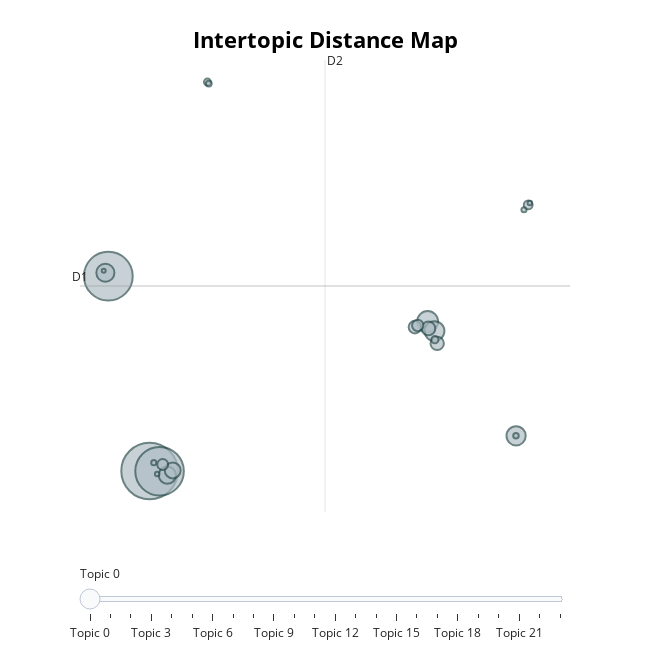

This figure's notebook cell:
### Markdown cell above
Visualización

### Code cell
model.visualize_topics()

### Figure 1 — Plotly figure (JSON) as saved in the notebook; plotly's stock layout.template omitted (floating-point values rounded to 4 significant figures)
{"data": [{"customdata": [[0, "alicia | proyecto | debería | debe | si", 2205], [1, "reputación | transparencia | ser | transparente | mantener", 1639], [2, "proyecto | criterios | técnicos | usuario | usuarios", 1623], [3, "pandemia | contexto | acuerdos | condiciones | proyecto", 301], [4, "acuerdos | cumplir | condiciones | acuerdo | contexto", 273], [5, "trabajo | bien | entregar | hecho | mejor", 254], [6, "producto | calidad | entregar | importante | tiempo", 225], [7, "proyecto | fallas | consecuencias | mal | si", 207], [8, "multas | multa | pagar | entregar | sanciones", 174], [9, "mundial | contingencia | acuerdos | contexto | debido", 130], [10, "plazos | cumplir | plazo | contexto | siempre", 123], [11, "opinión | grupo | argumentos | compañeros | discusión", 108], [12, "contexto | adaptarse | contextuales | importante | cosas", 90], [13, "usuario | usuarios | importante | necesidades | debe", 82], [14, "mismo | acordo | idem | lo | anteriores", 53], [15, "contrato | servicio | plazos | intentaria | plazo", 36], [16, "ética | ético | trabajo | hecho | éticos", 33], [17, "salud | depender | consecuencias | trabajadores | sobrepone", 23], [18, "rápido | mejor | hecho | entregar | tarde", 21], [19, "debe | cumplir | seamos | responsabilidaded | conclocprometidp", 18], [20, "seguridad | técnicos | criterios | importante | mayores", 18], [21, "100 | tarea | funcional | pidieron | hecha", 14], [22, "mantengo | postura | fase | mejorada | posicion", 14], [23, "calidad | demore | detalles | diablo | hablan", 11]], "hovertemplate": "<b>Topic %{customdata[0]}</b><br>%{customdata[1]}<br>Size: %{customdata[2]}", "legendgroup": "", "marker": {"color": "#B0BEC5", "line": {"color": "DarkSlateGrey", "width": 2}, "size": [2205, 1639, 1623, 301, 273, 254, 225, 207, 174, 130, 123, 108, 90, 82, 53, 36, 33, 23, 21, 18, 18, 14, 14, 11], "sizemode": "area", "sizeref": 1.378, "symbol": "circle"}, "mode": "markers", "name": "", "orientation": "v", "showlegend": false, "type": "scatter", "x": [-6.675, -9.128, -6.081, 9.863, 10.27, 15.12, -9.303, -5.618, -5.3, 9.91, 10.43, 9.105, 9.276, -5.894, 15.84, 10.29, -3.235, -3.154, 15.12, 15.59, -6.425, -6.222, 15.94, -9.403], "xaxis": "x", "y": [-12.46, -2.429, -12.48, -4.768, -5.258, -10.65, -2.254, -12.68, -12.44, -5.123, -5.892, -5.055, -4.972, -12.13, 1.24, -5.701, 7.57, 7.489, -10.65, 0.9887, -12.04, -12.63, 1.335, -2.155], "yaxis": "y"}], "layout": {"annotations": [{"showarrow": false, "text": "D1", "x": -10.81, "y": -2.936, "yshift": 10}, {"showarrow": false, "text": "D2", "x": 3.758, "xshift": 10, "y": 8.706}], "height": 650, "hoverlabel": {"bgcolor": "white", "font": {"family": "Rockwell", "size": 16}}, "legend": {"itemsizing": "constant", "tracegroupgap": 0}, "margin": {"t": 60}, "shapes": [{"line": {"color": "#CFD8DC", "width": 2}, "type": "line", "x0": 3.758, "x1": 3.758, "y0": -14.58, "y1": 8.706}, {"line": {"color": "#9E9E9E", "width": 2}, "type": "line", "x0": -10.81, "x1": 18.33, "y0": -2.936, "y1": -2.936}], "sliders": [{"active": 0, "pad": {"t": 50}, "steps": [{"args": [{"marker.color": [["red", "#B0BEC5", "#B0BEC5", "#B0BEC5", "#B0BEC5", "#B0BEC5", "#B0BEC5", "#B0BEC5", "#B0BEC5", "#B0BEC5", "#B0BEC5", "#B0BEC5", "#B0BEC5", "#B0BEC5", "#B0BEC5", "#B0BEC5", "#B0BEC5", "#B0BEC5", "#B0BEC5", "#B0BEC5", "#B0BEC5", "#B0BEC5", "#B0BEC5", "#B0BEC5"]]}], "label": "Topic 0", "method": "update"}, {"args": [{"marker.color": [["#B0BEC5", "red", "#B0BEC5", "#B0BEC5", "#B0BEC5", "#B0BEC5", "#B0BEC5", "#B0BEC5", "#B0BEC5", "#B0BEC5", "#B0BEC5", "#B0BEC5", "#B0BEC5", "#B0BEC5", "#B0BEC5", "#B0BEC5", "#B0BEC5", "#B0BEC5", "#B0BEC5", "#B0BEC5", "#B0BEC5", "#B0BEC5", "#B0BEC5", "#B0BEC5"]]}], "label": "Topic 1", "method": "update"}, {"args": [{"marker.color": [["#B0BEC5", "#B0BEC5", "red", "#B0BEC5", "#B0BEC5", "#B0BEC5", "#B0BEC5", "#B0BEC5", "#B0BEC5", "#B0BEC5", "#B0BEC5", "#B0BEC5", "#B0BEC5", "#B0BEC5", "#B0BEC5", "#B0BEC5", "#B0BEC5", "#B0BEC5", "#B0BEC5", "#B0BEC5", "#B0BEC5", "#B0BEC5", "#B0BEC5", "#B0BEC5"]]}], "label": "Topic 2", "method": "update"}, {"args": [{"marker.color": [["#B0BEC5", "#B0BEC5", "#B0BEC5", "red", "#B0BEC5", "#B0BEC5", "#B0BEC5", "#B0BEC5", "#B0BEC5", "#B0BEC5", "#B0BEC5", "#B0BEC5", "#B0BEC5", "#B0BEC5", "#B0BEC5", "#B0BEC5", "#B0BEC5", "#B0BEC5", "#B0BEC5", "#B0BEC5", "#B0BEC5", "#B0BEC5", "#B0BEC5", "#B0BEC5"]]}], "label": "Topic 3", "method": "update"}, {"args": [{"marker.color": [["#B0BEC5", "#B0BEC5", "#B0BEC5", "#B0BEC5", "red", "#B0BEC5", "#B0BEC5", "#B0BEC5", "#B0BEC5", "#B0BEC5", "#B0BEC5", "#B0BEC5", "#B0BEC5", "#B0BEC5", "#B0BEC5", "#B0BEC5", "#B0BEC5", "#B0BEC5", "#B0BEC5", "#B0BEC5", "#B0BEC5", "#B0BEC5", "#B0BEC5", "#B0BEC5"]]}], "label": "Topic 4", "method": "update"}, {"args": [{"marker.color": [["#B0BEC5", "#B0BEC5", "#B0BEC5", "#B0BEC5", "#B0BEC5", "red", "#B0BEC5", "#B0BEC5", "#B0BEC5", "#B0BEC5", "#B0BEC5", "#B0BEC5", "#B0BEC5", "#B0BEC5", "#B0BEC5", "#B0BEC5", "#B0BEC5", "#B0BEC5", "#B0BEC5", "#B0BEC5", "#B0BEC5", "#B0BEC5", "#B0BEC5", "#B0BEC5"]]}], "label": "Topic 5", "method": "update"}, {"args": [{"marker.color": [["#B0BEC5", "#B0BEC5", "#B0BEC5", "#B0BEC5", "#B0BEC5", "#B0BEC5", "red", "#B0BEC5", "#B0BEC5", "#B0BEC5", "#B0BEC5", "#B0BEC5", "#B0BEC5", "#B0BEC5", "#B0BEC5", "#B0BEC5", "#B0BEC5", "#B0BEC5", "#B0BEC5", "#B0BEC5", "#B0BEC5", "#B0BEC5", "#B0BEC5", "#B0BEC5"]]}], "label": "Topic 6", "method": "update"}, {"args": [{"marker.color": [["#B0BEC5", "#B0BEC5", "#B0BEC5", "#B0BEC5", "#B0BEC5", "#B0BEC5", "#B0BEC5", "red", "#B0BEC5", "#B0BEC5", "#B0BEC5", "#B0BEC5", "#B0BEC5", "#B0BEC5", "#B0BEC5", "#B0BEC5", "#B0BEC5", "#B0BEC5", "#B0BEC5", "#B0BEC5", "#B0BEC5", "#B0BEC5", "#B0BEC5", "#B0BEC5"]]}], "label": "Topic 7", "method": "update"}, {"args": [{"marker.color": [["#B0BEC5", "#B0BEC5", "#B0BEC5", "#B0BEC5", "#B0BEC5", "#B0BEC5", "#B0BEC5", "#B0BEC5", "red", "#B0BEC5", "#B0BEC5", "#B0BEC5", "#B0BEC5", "#B0BEC5", "#B0BEC5", "#B0BEC5", "#B0BEC5", "#B0BEC5", "#B0BEC5", "#B0BEC5", "#B0BEC5", "#B0BEC5", "#B0BEC5", "#B0BEC5"]]}], "label": "Topic 8", "method": "update"}, {"args": [{"marker.color": [["#B0BEC5", "#B0BEC5", "#B0BEC5", "#B0BEC5", "#B0BEC5", "#B0BEC5", "#B0BEC5", "#B0BEC5", "#B0BEC5", "red", "#B0BEC5", "#B0BEC5", "#B0BEC5", "#B0BEC5", "#B0BEC5", "#B0BEC5", "#B0BEC5", "#B0BEC5", "#B0BEC5", "#B0BEC5", "#B0BEC5", "#B0BEC5", "#B0BEC5", "#B0BEC5"]]}], "label": "Topic 9", "method": "update"}, {"args": [{"marker.color": [["#B0BEC5", "#B0BEC5", "#B0BEC5", "#B0BEC5", "#B0BEC5", "#B0BEC5", "#B0BEC5", "#B0BEC5", "#B0BEC5", "#B0BEC5", "red", "#B0BEC5", "#B0BEC5", "#B0BEC5", "#B0BEC5", "#B0BEC5", "#B0BEC5", "#B0BEC5", "#B0BEC5", "#B0BEC5", "#B0BEC5", "#B0BEC5", "#B0BEC5", "#B0BEC5"]]}], "label": "Topic 10", "method": "update"}, {"args": [{"marker.color": [["#B0BEC5", "#B0BEC5", "#B0BEC5", "#B0BEC5", "#B0BEC5", "#B0BEC5", "#B0BEC5", "#B0BEC5", "#B0BEC5", "#B0BEC5", "#B0BEC5", "red", "#B0BEC5", "#B0BEC5", "#B0BEC5", "#B0BEC5", "#B0BEC5", "#B0BEC5", "#B0BEC5", "#B0BEC5", "#B0BEC5", "#B0BEC5", "#B0BEC5", "#B0BEC5"]]}], "label": "Topic 11", "method": "update"}, {"args": [{"marker.color": [["#B0BEC5", "#B0BEC5", "#B0BEC5", "#B0BEC5", "#B0BEC5", "#B0BEC5", "#B0BEC5", "#B0BEC5", "#B0BEC5", "#B0BEC5", "#B0BEC5", "#B0BEC5", "red", "#B0BEC5", "#B0BEC5", "#B0BEC5", "#B0BEC5", "#B0BEC5", "#B0BEC5", "#B0BEC5", "#B0BEC5", "#B0BEC5", "#B0BEC5", "#B0BEC5"]]}], "label": "Topic 12", "method": "update"}, {"args": [{"marker.color": [["#B0BEC5", "#B0BEC5", "#B0BEC5", "#B0BEC5", "#B0BEC5", "#B0BEC5", "#B0BEC5", "#B0BEC5", "#B0BEC5", "#B0BEC5", "#B0BEC5", "#B0BEC5", "#B0BEC5", "red", "#B0BEC5", "#B0BEC5", "#B0BEC5", "#B0BEC5", "#B0BEC5", "#B0BEC5", "#B0BEC5", "#B0BEC5", "#B0BEC5", "#B0BEC5"]]}], "label": "Topic 13", "method": "update"}, {"args": [{"marker.color": [["#B0BEC5", "#B0BEC5", "#B0BEC5", "#B0BEC5", "#B0BEC5", "#B0BEC5", "#B0BEC5", "#B0BEC5", "#B0BEC5", "#B0BEC5", "#B0BEC5", "#B0BEC5", "#B0BEC5", "#B0BEC5", "red", "#B0BEC5", "#B0BEC5", "#B0BEC5", "#B0BEC5", "#B0BEC5", "#B0BEC5", "#B0BEC5", "#B0BEC5", "#B0BEC5"]]}], "label": "Topic 14", "method": "update"}, {"args": [{"marker.color": [["#B0BEC5", "#B0BEC5", "#B0BEC5", "#B0BEC5", "#B0BEC5", "#B0BEC5", "#B0BEC5", "#B0BEC5", "#B0BEC5", "#B0BEC5", "#B0BEC5", "#B0BEC5", "#B0BEC5", "#B0BEC5", "#B0BEC5", "red", "#B0BEC5", "#B0BEC5", "#B0BEC5", "#B0BEC5", "#B0BEC5", "#B0BEC5", "#B0BEC5", "#B0BEC5"]]}], "label": "Topic 15", "method": "update"}, {"args": [{"marker.color": [["#B0BEC5", "#B0BEC5", "#B0BEC5", "#B0BEC5", "#B0BEC5", "#B0BEC5", "#B0BEC5", "#B0BEC5", "#B0BEC5", "#B0BEC5", "#B0BEC5", "#B0BEC5", "#B0BEC5", "#B0BEC5", "#B0BEC5", "#B0BEC5", "red", "#B0BEC5", "#B0BEC5", "#B0BEC5", "#B0BEC5", "#B0BEC5", "#B0BEC5", "#B0BEC5"]]}], "label": "Topic 16", "method": "update"}, {"args": [{"marker.color": [["#B0BEC5", "#B0BEC5", "#B0BEC5", "#B0BEC5", "#B0BEC5", "#B0BEC5", "#B0BEC5", "#B0BEC5", "#B0BEC5", "#B0BEC5", "#B0BEC5", "#B0BEC5", "#B0BEC5", "#B0BEC5", "#B0BEC5", "#B0BEC5", "#B0BEC5", "red", "#B0BEC5", "#B0BEC5", "#B0BEC5", "#B0BEC5", "#B0BEC5", "#B0BEC5"]]}], "label": "Topic 17", "method": "update"}, {"args": [{"marker.color": [["#B0BEC5", "#B0BEC5", "#B0BEC5", "#B0BEC5", "#B0BEC5", "#B0BEC5", "#B0BEC5", "#B0BEC5", "#B0BEC5", "#B0BEC5", "#B0BEC5", "#B0BEC5", "#B0BEC5", "#B0BEC5", "#B0BEC5", "#B0BEC5", "#B0BEC5", "#B0BEC5", "red", "#B0BEC5", "#B0BEC5", "#B0BEC5", "#B0BEC5", "#B0BEC5"]]}], "label": "Topic 18", "method": "update"}, {"args": [{"marker.color": [["#B0BEC5", "#B0BEC5", "#B0BEC5", "#B0BEC5", "#B0BEC5", "#B0BEC5", "#B0BEC5", "#B0BEC5", "#B0BEC5", "#B0BEC5", "#B0BEC5", "#B0BEC5", "#B0BEC5", "#B0BEC5", "#B0BEC5", "#B0BEC5", "#B0BEC5", "#B0BEC5", "#B0BEC5", "red", "#B0BEC5", "#B0BEC5", "#B0BEC5", "#B0BEC5"]]}], "label": "Topic 19", "method": "update"}, {"args": [{"marker.color": [["#B0BEC5", "#B0BEC5", "#B0BEC5", "#B0BEC5", "#B0BEC5", "#B0BEC5", "#B0BEC5", "#B0BEC5", "#B0BEC5", "#B0BEC5", "#B0BEC5", "#B0BEC5", "#B0BEC5", "#B0BEC5", "#B0BEC5", "#B0BEC5", "#B0BEC5", "#B0BEC5", "#B0BEC5", "#B0BEC5", "red", "#B0BEC5", "#B0BEC5", "#B0BEC5"]]}], "label": "Topic 20", "method": "update"}, {"args": [{"marker.color": [["#B0BEC5", "#B0BEC5", "#B0BEC5", "#B0BEC5", "#B0BEC5", "#B0BEC5", "#B0BEC5", "#B0BEC5", "#B0BEC5", "#B0BEC5", "#B0BEC5", "#B0BEC5", "#B0BEC5", "#B0BEC5", "#B0BEC5", "#B0BEC5", "#B0BEC5", "#B0BEC5", "#B0BEC5", "#B0BEC5", "#B0BEC5", "red", "#B0BEC5", "#B0BEC5"]]}], "label": "Topic 21", "method": "update"}, {"args": [{"marker.color": [["#B0BEC5", "#B0BEC5", "#B0BEC5", "#B0BEC5", "#B0BEC5", "#B0BEC5", "#B0BEC5", "#B0BEC5", "#B0BEC5", "#B0BEC5", "#B0BEC5", "#B0BEC5", "#B0BEC5", "#B0BEC5", "#B0BEC5", "#B0BEC5", "#B0BEC5", "#B0BEC5", "#B0BEC5", "#B0BEC5", "#B0BEC5", "#B0BEC5", "red", "#B0BEC5"]]}], "label": "Topic 22", "method": "update"}, {"args": [{"marker.color": [["#B0BEC5", "#B0BEC5", "#B0BEC5", "#B0BEC5", "#B0BEC5", "#B0BEC5", "#B0BEC5", "#B0BEC5", "#B0BEC5", "#B0BEC5", "#B0BEC5", "#B0BEC5", "#B0BEC5", "#B0BEC5", "#B0BEC5", "#B0BEC5", "#B0BEC5", "#B0BEC5", "#B0BEC5", "#B0BEC5", "#B0BEC5", "#B0BEC5", "#B0BEC5", "red"]]}], "label": "Topic 23", "method": "update"}]}], "title": {"font": {"color": "Black", "size": 22}, "text": "<b>Intertopic Distance Map</b>", "x": 0.5, "xanchor": "center", "y": 0.95, "yanchor": "top"}, "width": 650, "xaxis": {"anchor": "y", "domain": [0, 1], "range": [-10.81, 18.33], "title": {"text": ""}, "visible": false}, "yaxis": {"anchor": "x", "domain": [0, 1], "range": [-14.58, 8.706], "title": {"text": ""}, "visible": false}}}
